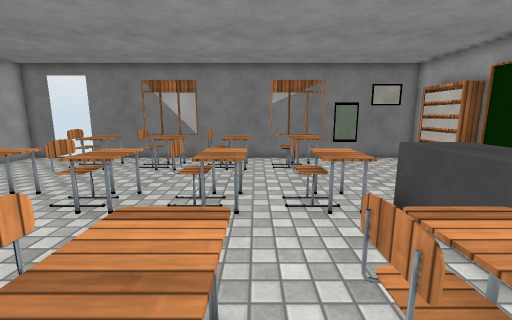
View 1 (above)

15 first-person views from a walk through a scene from a Unity 3-D project. The camera is 1.4 m above the floor, tilts 10° down and sees 90° across. The floor is counted in squares, 0.5 m on a side. Each view is taken from the middle of a square. On the plan, view 1 faces up. The plan holds only what a view shows up to about 19 squares ahead; the rest is blank. The player character is not drawn. Some animated figures are left out. Surface patterns are stand-ins for the level's own textures.

View 2
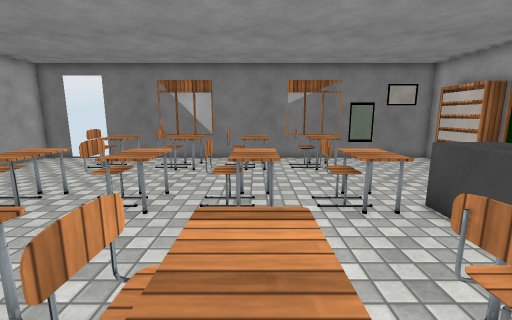

View 3
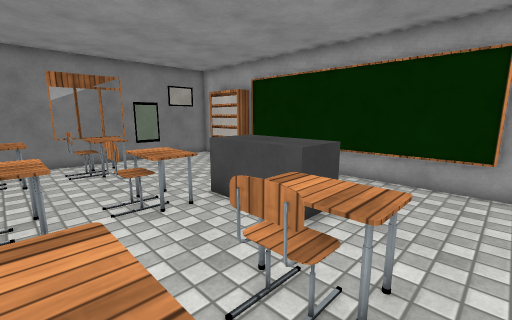

View 4
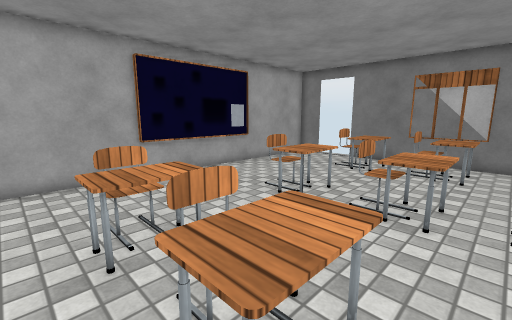

View 5
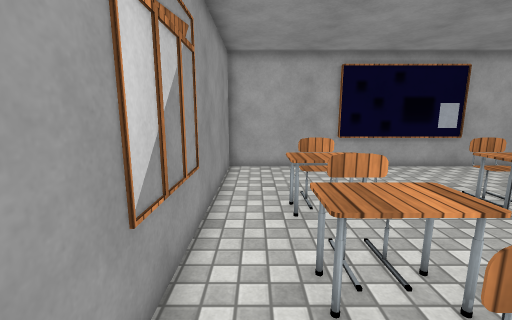

View 6
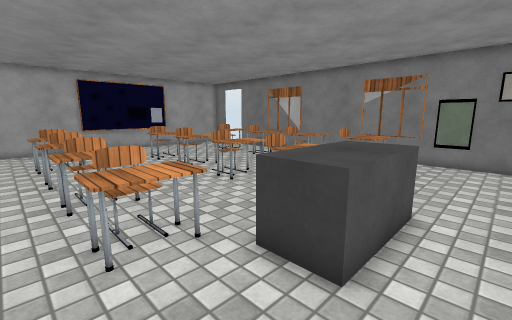

View 7
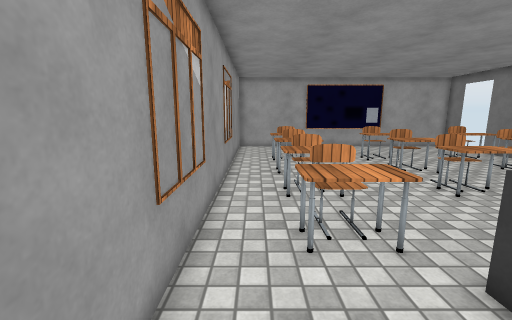

View 8
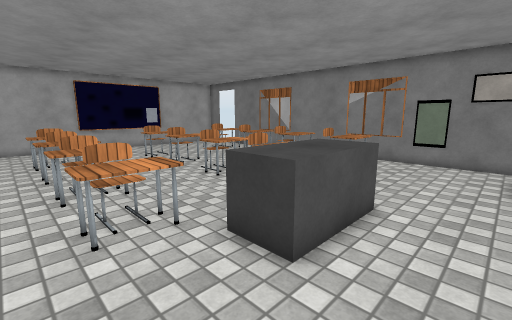

View 9
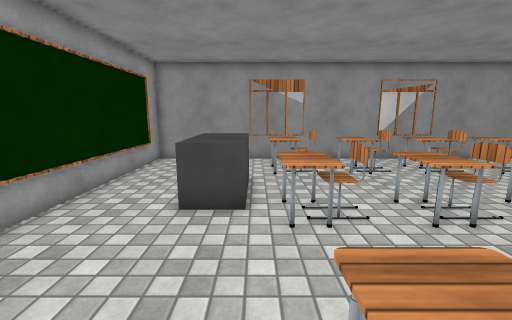

View 10
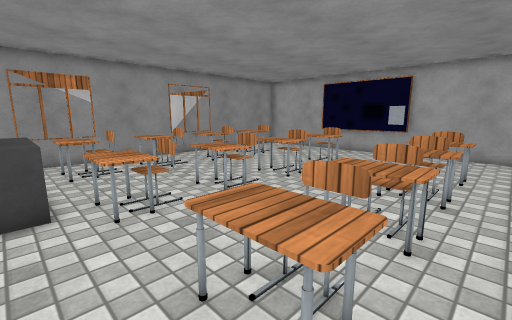

View 11
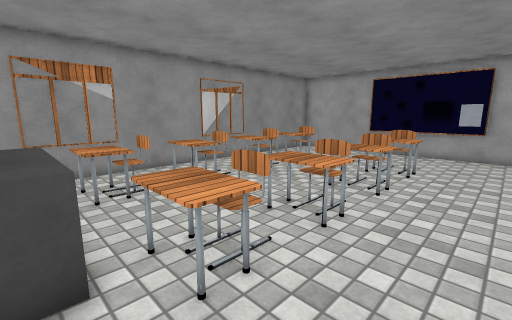

View 12
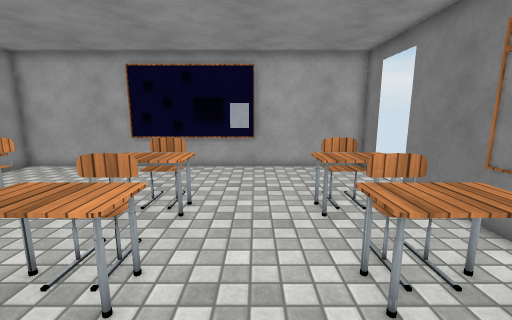

View 13
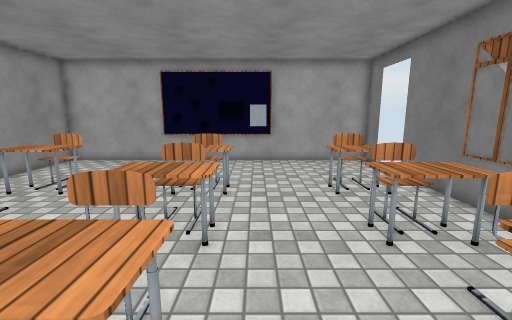

View 14
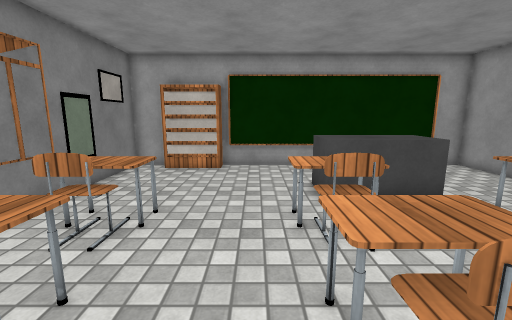

View 15
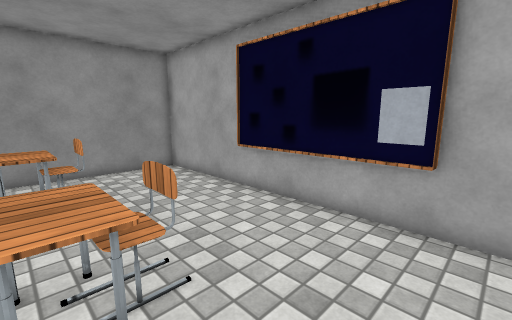

### Floor plan
Key: @ floor where view 1 was taken; # wall or solid block; x gap in a wall; . floor; = window, fence, low wall or low ledge; B block; O other object.
Columns run from 15 left of view 1 to 10 right of it. Each row starts with its distance up from view 1.
 17 ##x. #####################
 16 #........................#
 15 #.....==##==.===.OO......#
 14 #....=#=#=OO.=O==#O..... #
 13 #....===#=O=.=O====..... #
 12 #....................... #
 11 #........................#
 10 # .......................#
  9  #....O=##OO..O=#OO......#
  8  #...##=#=OO.=O==#OBBB...#
  7  #...===#===.=====OBBB...#
  6 # .................BBB...#
  5 # .................BBB...#
  4 #..................BBB...#
  3 #....===#===.======......#
  2 #....##=#=OO.=O==#O......#
  1 #.....O=##OO..O=.OO......#
  0 #..............@.........#
 -1 ##########################

Positions as (right, up) in squares from view 1, and headings:
1: (0, 0), facing up
2: (-1, 0), facing up
3: (-1, 0), facing up-right
4: (-3, 0), facing up-left
5: (-1, 0), facing left
6: (8, 0), facing up-left
7: (8, 0), facing left
8: (9, 0), facing up-left
9: (4, 15), facing down
10: (5, 16), facing down-left
11: (5, 12), facing down-left
12: (-1, 11), facing left
13: (1, 10), facing left
14: (-4, 10), facing right
15: (-8, 12), facing down-left
